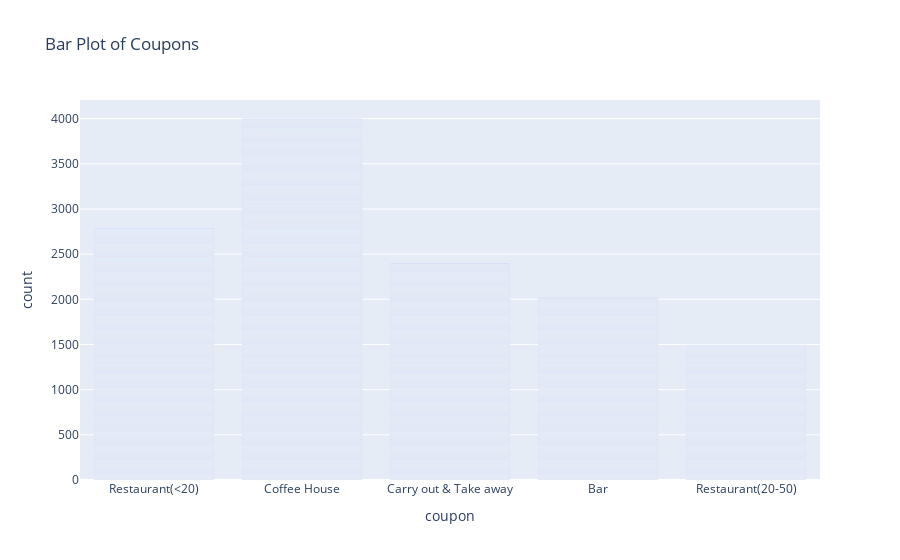

The notebook cell saved with this chart:
### Markdown cell above
5. Use a bar plot to visualize the `coupon` column.

### Code cell
px.bar(df, x='coupon', title = "Bar Plot of Coupons")

### Figure 1 — Plotly figure (JSON) as saved in the notebook; plotly's stock layout.template omitted (floating-point values rounded to 4 significant figures; data arrays with more than 128 entries replaced by an {"elided": "..."} marker saying what was removed)
{"data": [{"alignmentgroup": "True", "hovertemplate": "coupon=%{x}<br>count=%{y}<extra></extra>", "legendgroup": "", "marker": {"color": "#636efa", "pattern": {"shape": ""}}, "name": "", "offsetgroup": "", "orientation": "v", "showlegend": false, "textposition": "auto", "type": "bar", "x": {"elided": "12684 str values"}, "xaxis": "x", "y": {"elided": "12684 int values"}, "yaxis": "y"}], "layout": {"autosize": true, "barmode": "relative", "legend": {"tracegroupgap": 0}, "title": {"text": "Bar Plot of Coupons"}, "xaxis": {"anchor": "y", "autorange": true, "domain": [0, 1], "range": [-0.5, 4.5], "title": {"text": "coupon"}, "type": "category"}, "yaxis": {"anchor": "x", "autorange": true, "domain": [0, 1], "range": [0, 4206.0], "title": {"text": "count"}, "type": "linear"}}}
